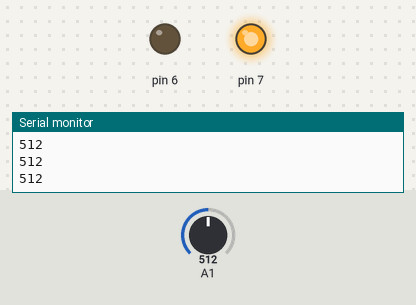
Simulated run of this sketch. Board: Arduino Uno, built with avr-gcc and run on an emulated ATmega328P. On the bench: output pins drawn as LEDs (lit = HIGH), the last lines printed to the serial monitor. The inputs (shaded band) are chosen by the test bench; at power-on: A1 = 512.

Above: at 1.2 s.
1.3 s: A1 set to 108
2.8 s: A1 set to 93
At 4.1 s:
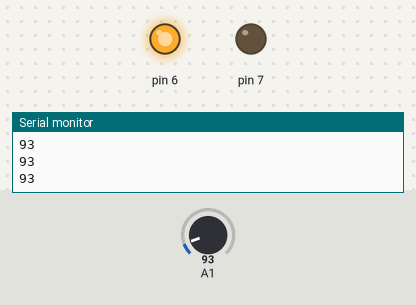
4.4 s: A1 set to 110
At 5.6 s:
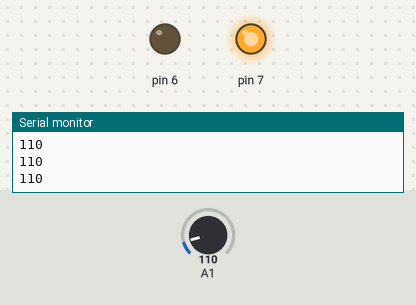
6.0 s: A1 set to 90
At 7.0 s:
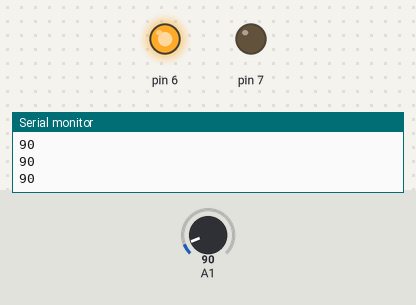
Timing chart, 0 to 8.6 s (numbered marks = the images above; inputs shaded):
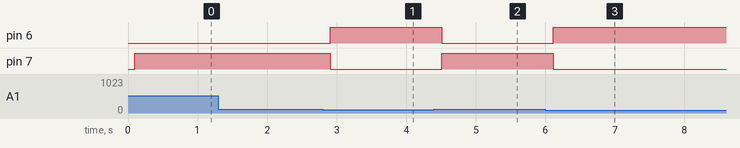

The sketch:

iosensor.ino
```cpp
void setup() {
  // put your setup code here, to run once:
Serial.begin(9600);
pinMode(A1,INPUT);
pinMode(6,OUTPUT);
pinMode(7,OUTPUT);
}

void loop() {
  // put your main code here, to run repeatedly:
  int value=analogRead(A1);
Serial.println(value);
delay(100);
if (value>=100)
{
  digitalWrite(7,HIGH);
  digitalWrite(6,LOW);
  }
 else
 {
  digitalWrite(6,HIGH);
  digitalWrite(7,LOW);
 }


}
```

Measured:
- the behaviour switches between 100 and 99 on A1 (found by bisection; images 0 and 1)
- after the input at 2.8 s, pin 6: LOW → HIGH after 0.11 s; pin 7: HIGH → LOW after 0.11 s
- after the input at 4.4 s, pin 6: HIGH → LOW after 0.11 s; pin 7: LOW → HIGH after 0.11 s
- after the input at 6.0 s, pin 6: LOW → HIGH after 0.12 s; pin 7: HIGH → LOW after 0.12 s
